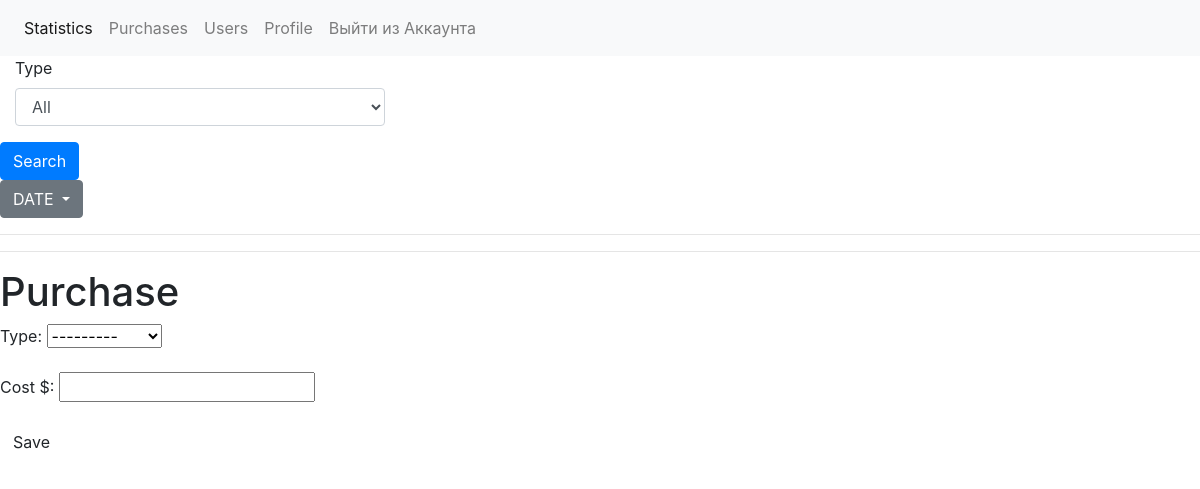
Before: / (signed in) with the older database file.
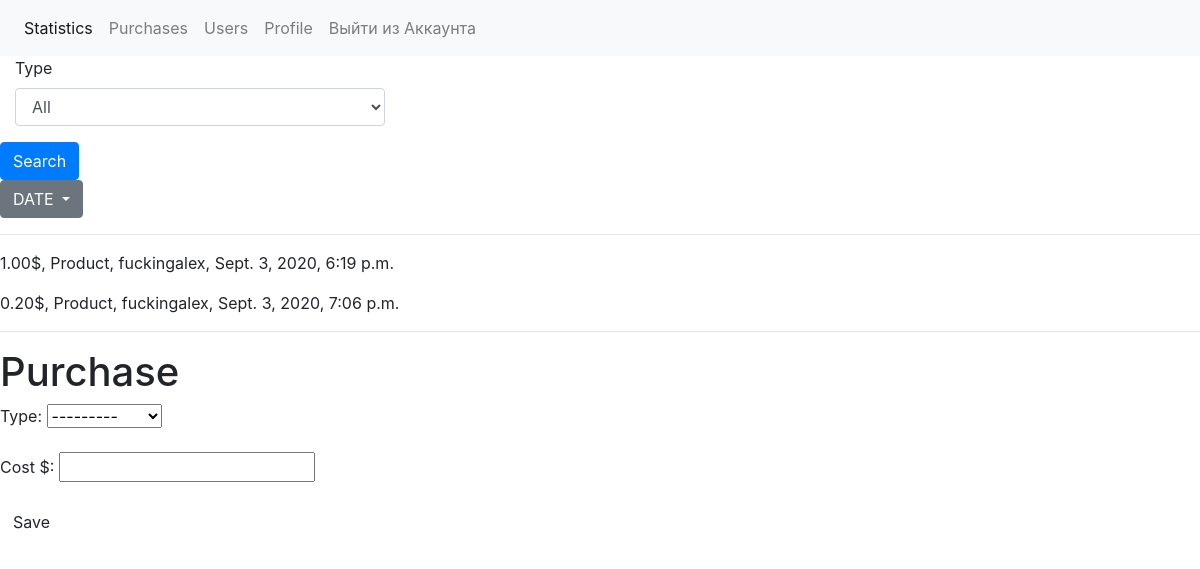
After: the same page with the newer database file.
### main/models.py (models this page shows, shortened)
class Purchase(models.Model):
    user = models.ForeignKey(Profile, on_delete=models.CASCADE)
    type = models.ForeignKey(Type, related_name='Type', on_delete=models.CASCADE)
    cost = models.DecimalField('Cost $', decimal_places=2, max_digits=12)
    date = models.DateTimeField('Created Date', default=timezone.now())
    class Meta:
        verbose_name = 'Purchase'
        verbose_name_plural = 'Purchases'
        ordering = ['date']

class Type(models.Model):
    name = models.CharField('Type of Purchase', max_length=100)
    slug = models.SlugField('Url', max_length=110)
    class Meta:
        verbose_name = 'Type'
        verbose_name_plural = 'Types'
        ordering = ['name']
    def __str__(self):
        return self.name

### user/models.py (models this page shows, shortened)
class Profile(models.Model):
    user = models.OneToOneField(User, on_delete=models.CASCADE)
    avatar = models.ImageField('Avatar', upload_to='avatars', blank=True, null=True)
    first_name = models.CharField('First Name', max_length=50)
    last_name = models.CharField('Last Name', max_length=50)
    slug = models.SlugField('Url', unique=True, max_length=60)
    bio = models.TextField('Bio', max_length=200, default='add bio')
    created_date = models.DateTimeField('Created date', auto_now_add=True)
    class Meta:
        verbose_name = 'Profile'
        verbose_name_plural = 'Profiles'
    def __str__(self):
        return self.slug

### statistics_m/views.py (the view)
# urls.py: path('', views.StatisticsListAndAdd.as_view(), name='statistics'),
class StatisticsListAndAdd(PurchaseListAndAddMixin, View):
    form = get_form_to_record_purchase()
    post_form = add_purchase
    queryset = filter_statistics_by_date_and_types
    types = get_type_list()
    template_name = 'statistics/statistics.html'

### statistics_m/forms.py
class PurchaseAddForm(forms.ModelForm):
    class Meta:
        model = Purchase
        fields = ['type', 'cost']

### services/main_logic.py (called while the page is built)
def _get_users_purchases(self):
    return Purchase.objects.filter(user=self.request.user.profile.pk)

def get_type_list():
    return Type.objects.all()

def _is_valid(value):
    return value != '' and value is not None

### statistics_m/utils.py (called while the page is built)
    def get(self, request):
        try:
            return render(request, self.template_name, {'form': self.form, 'statistics': self.queryset,
                                                        'types': self.types})
        except AttributeError:
            return redirect('account_login')

### templates/statistics/statistics.html (shortened to what this page needs)
{% extends 'base.html' %}
{% block content %}
    <form method="GET" action=".">
        <div class="form-group col-md-4">
            <label for="type">Type</label>
            <select id="type" class="form-control" name="type">
              <option selected>All</option>
            </select>
          </div>
        <button type="submit" class="btn btn-primary">Search</button>
    </form>
    <form method="GET" action=".">
    <div class="dropdown">
        <button class="btn btn-secondary dropdown-toggle" type="button" id="dropdownMenuButton" data-toggle="dropdown" aria-haspopup="true" aria-expanded="false">
            DATE
        </button>
    </div>
    </form>
    <hr>
    {% for obj in statistics %}
       <p>{{ obj.cost }}$, {{ obj.type }}, {{ obj.user }}, {{ obj.date }}</p>
    {% endfor %}
    <hr>
    <h1>Purchase</h1>
    <form method="POST" class="post-form">{% csrf_token %}
        {{ form.as_p }}
        <button type="submit" class="save btn btn-default">Save</button>
    </form>
{% endblock %}

### templates/base.html (shortened to what this page needs)
<!DOCTYPE html>
{% load static %}
<html lang="en">
<head>
    <link rel="stylesheet" href="https://stackpath.bootstrapcdn.com/bootstrap/4.5.2/css/bootstrap.min.css">
    <link rel="stylesheet" href="https://stackpath.bootstrapcdn.com/bootstrap/4.3.1/css/bootstrap.min.css"
>
    <link rel="stylesheet" href="https://use.fontawesome.com/releases/v5.8.1/css/all.css"
>
</head>
<body>
{% if user.is_authenticated %}
    <nav class="navbar navbar-expand-lg navbar-light bg-light">
  <div class="collapse navbar-collapse" id="navbarNav">
    <ul class="navbar-nav">
      <li class="nav-item active">
        <a class="nav-link" href="{% url 'statistics' %}">Statistics <span class="sr-only">(current)</span></a>
      </li>
      <li class="nav-item">
        <a class="nav-link" href="{% url 'purchase_list' %}">Purchases</a>
      </li>
      <li class="nav-item">
        <a class="nav-link" href="{% url 'profile_list' %}">Users</a>
      </li>
      <li class="nav-item">
        <a class="nav-link" href="{% url 'my_profile' %}">Profile</a>
      </li>
      <li class="nav-item">
                <a class="nav-link" href="{% url 'account_logout' %}">Выйти из Аккаунта</a>
            </li>
        {% endif %}
    </ul>
  </div>
</nav>
    {% block content %}
    {% endblock %}
</body>
</html>

Changed rows visible on the page:
added Purchase: cost "1.00", type "Product", user "fuckingalex", date "Sept. 3, 2020, 6:19 p.m."
added Purchase: cost "0.20", type "Product", user "fuckingalex", date "Sept. 3, 2020, 7:06 p.m."
